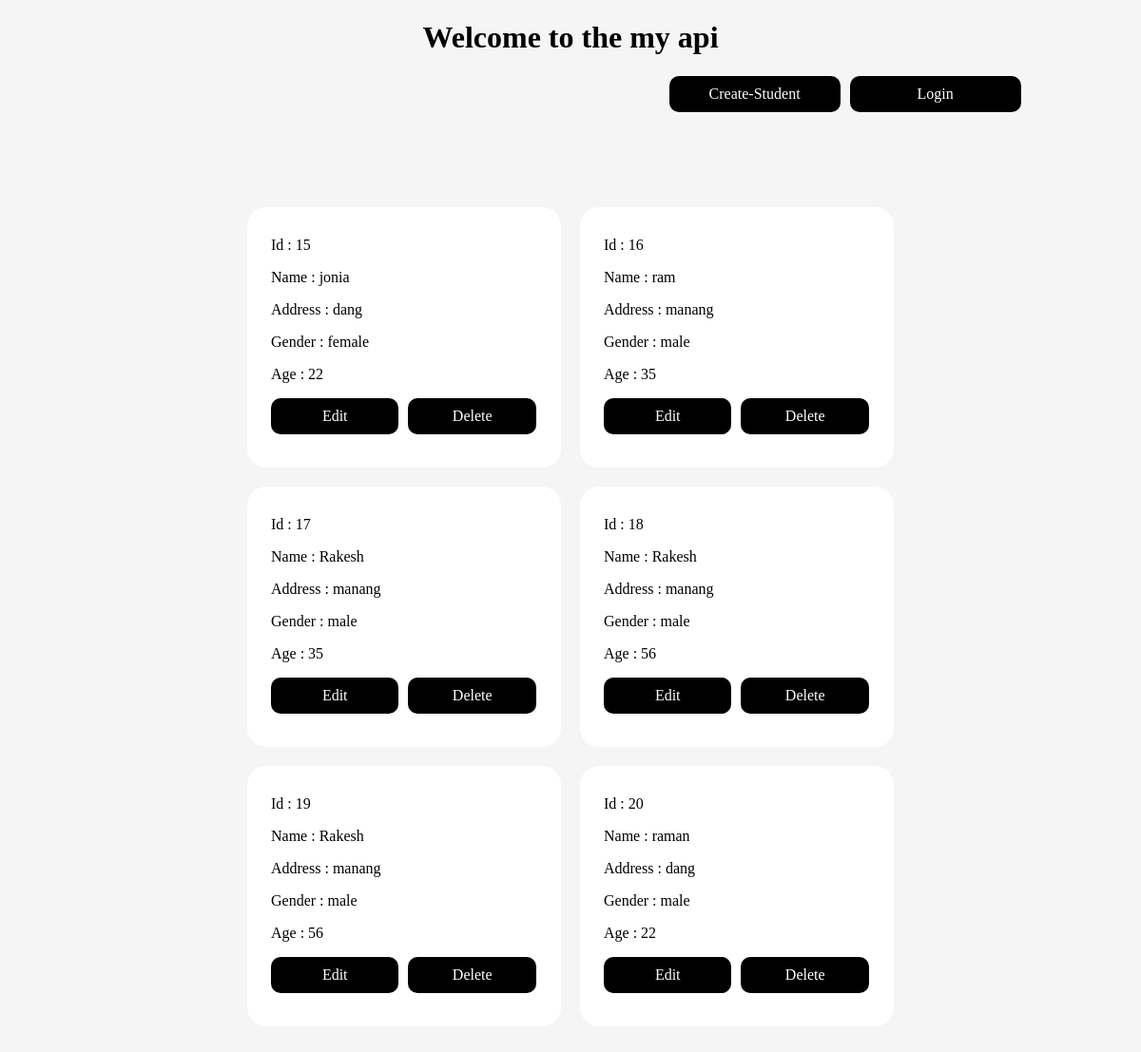
The app's page /, older data.
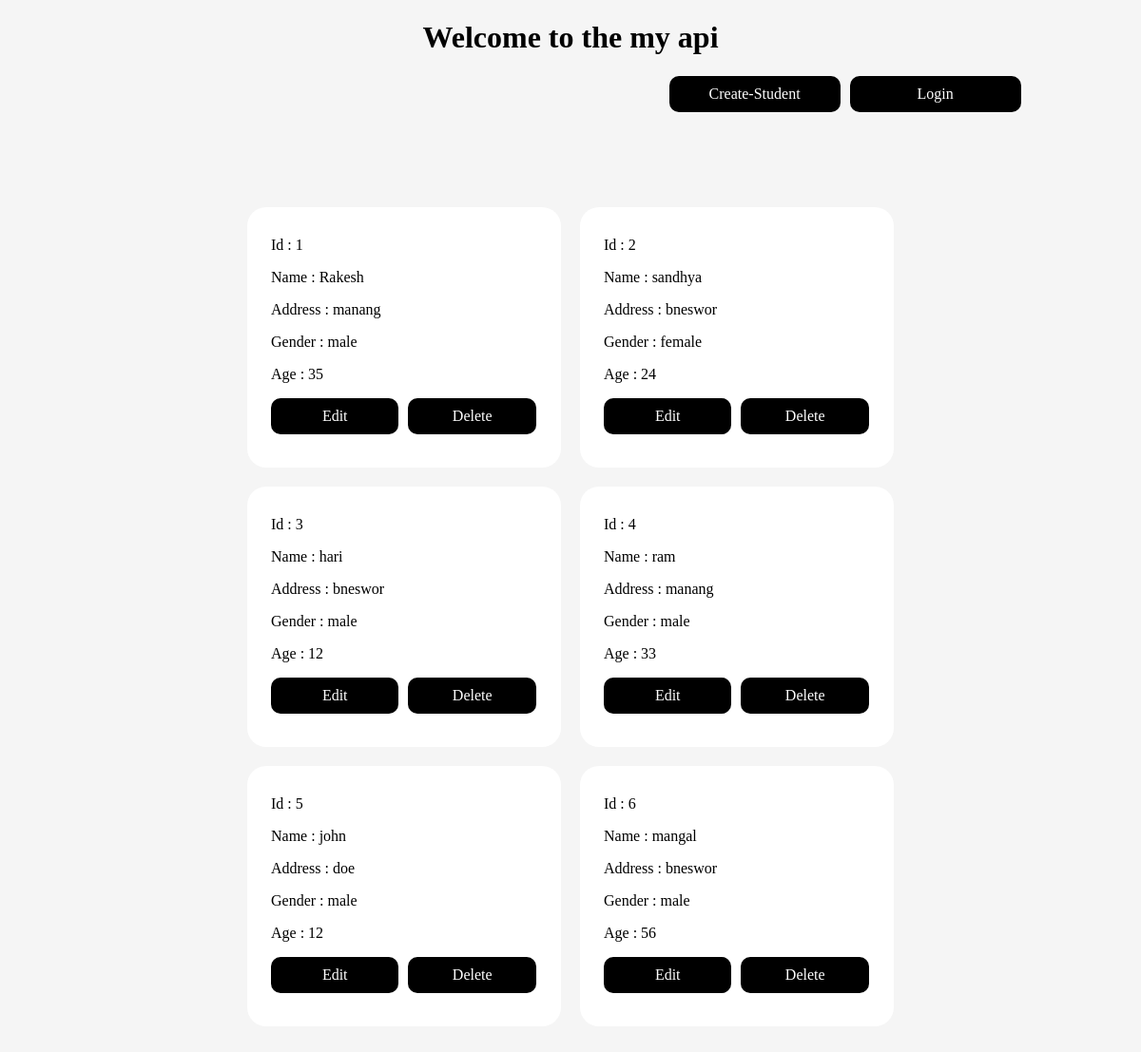
The same page, newer data.
### apps/student/models.py (models this page shows, shortened)
class Student(models.Model):
     name = models.CharField(max_length=100)
     address = models.CharField(max_length=100)
     gender = models.CharField(max_length=100)
     age = models.IntegerField()
     is_deleted = models.BooleanField(default=False)
     objects = StudentManager()
     admin_objects = models.Manager()

### apps/nerd/views.py (the view)
# urls.py: path("", index, name="list-student"),
def index(request):
    student = Student.objects.all()
    return render(request, "index.html", {"students":student})

### apps/student/models.py (called while the page is built)
     def get_queryset(self):
          return super().get_queryset().filter(is_deleted=False)

### apps/nerd/templates/index.html (shortened to what this page needs)
<!DOCTYPE html>
<html lang="en">
<head>
</head>
<body>
    <h1 align="center">Welcome to the my api</h1>
    <div class="create">
        <a href="{% url 'add-student' %}">Create-Student</a>
        {% if user.is_authenticated %}
        <a href="{% url 'logout' %}">Logout</a>
        {% else %}
        <a href="{% url 'login-user' %}">Login</a>
        {% endif %}
    </div>
    <div class="container">
        {% for student in students %}
        <div class="student_info">
            <p>Id : {{ student.id }}</p>
            <p>Name : {{ student.name }}</p>
            <p>Address : {{ student.address }}</p>
            <p>Gender : {{ student.gender }}</p>
            <p>Age : {{ student.age }}</p>
            <div class="btns">
                <a href="{% url 'update-student' student.id %}">Edit</a>
                <a href="{% url 'delete-student' student.id %}">Delete</a>
            </div>
        </div>
        {% endfor %}
    </div>
</body>
</html>

Row changes from the older to the newer data that the page shows:
removed Student: id "15", name "jonia", address "dang", gender "female", age "22"
removed Student: id "16", name "ram", address "manang", gender "male", age "35"
removed Student: id "17", name "Rakesh", address "manang", gender "male", age "35"
removed Student: id "18", name "Rakesh", address "manang", gender "male", age "56"
removed Student: id "19", name "Rakesh", address "manang", gender "male", age "56"
removed Student: id "20", name "raman", address "dang", gender "male", age "22"
added Student: id "1", name "Rakesh", address "manang", gender "male", age "35"
now on this page (row edited): Student: id "2", name "sandhya", address "bneswor", gender "female", age "24"
now on this page (row edited): Student: id "3", name "hari", address "bneswor", gender "male", age "12"
now on this page (row edited): Student: id "4", name "ram", address "manang", gender "male", age "33"
now on this page (row edited): Student: id "5", name "john", address "doe", gender "male", age "12"
added Student: id "6", name "mangal", address "bneswor", gender "male", age "56"
